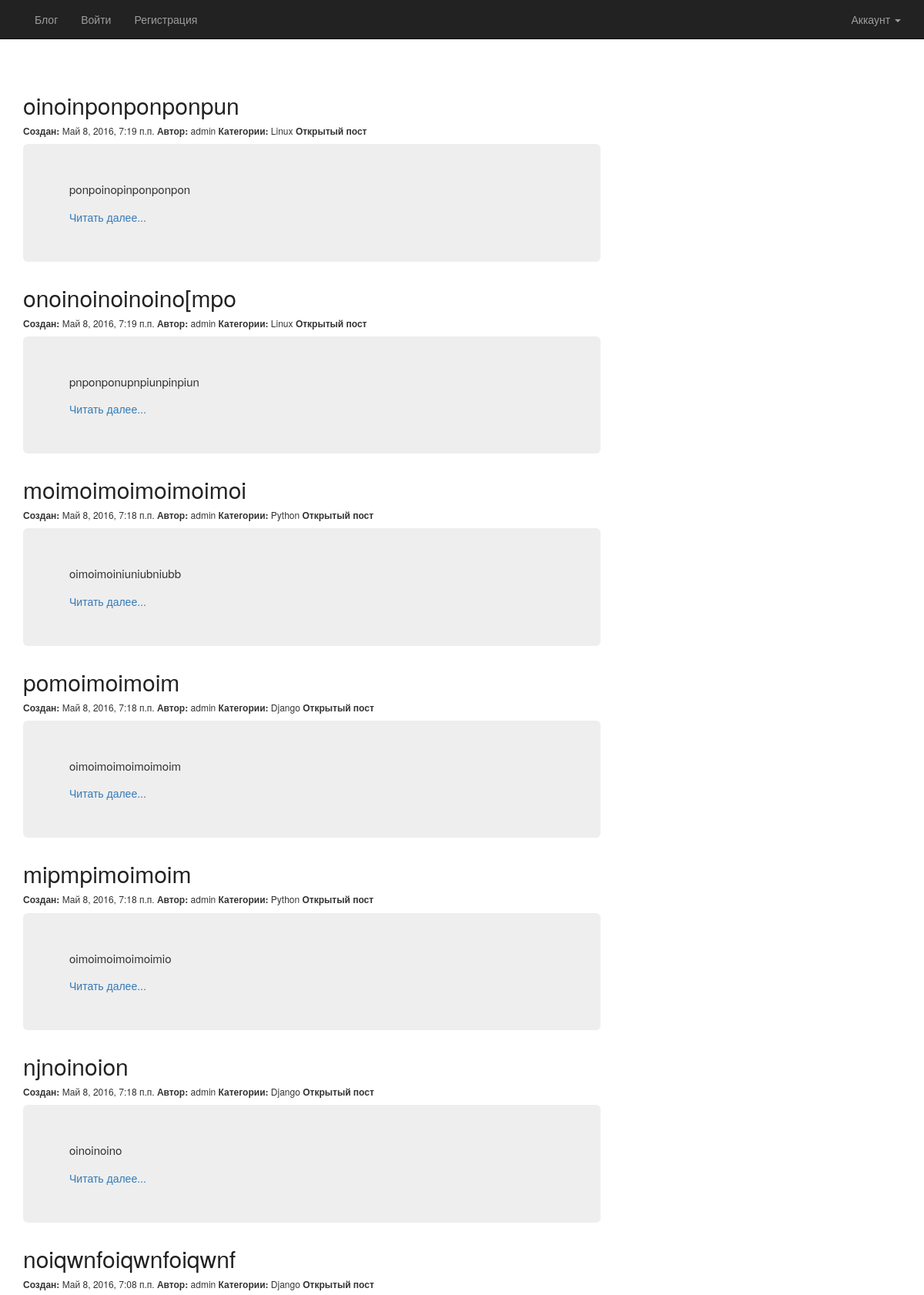
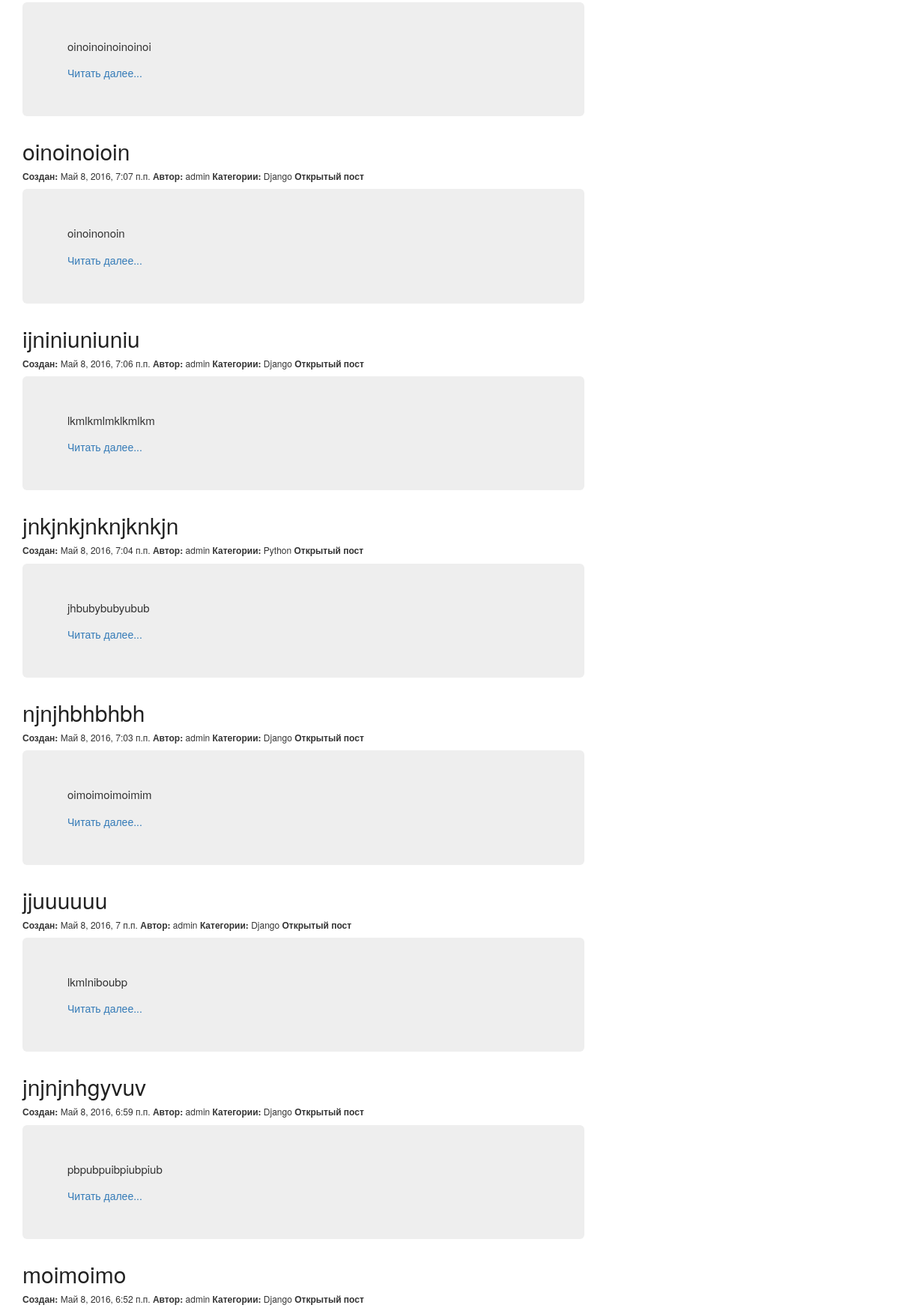
The page / (upper part) on the database its author committed (2 pictures, top to bottom).
### blog/models.py (models this page shows, shortened)
class Article(models.Model):
    article_title = models.CharField(max_length=100)
    article_text = models.TextField()
    article_date_create = models.DateTimeField(default=timezone.now)
    article_date_modify = models.DateTimeField(default=timezone.now)
    article_access = models.BooleanField(default=True)
    article_autor = models.ForeignKey(User)
    article_tag = models.ManyToManyField(Tags)
    article_count = models.ManyToManyField('CountArticle')

class Tags(models.Model):
    tags_name = models.CharField(max_length=50)
    def __str__(self):
        return self.tags_name

### blog/views.py (the view)
# urls.py: url(r'^$', views.HomeView.as_view(), name='home'),
class HomeView(generic.ListView):
    template_name = 'blog/home.html'
    context_object_name = 'post_blog'
    def get_queryset(self):
        return Article.objects.order_by('-article_date_create').all()

### blog/context_processors.py (called while the page is built, shortened)
def total_count(request):
    return {}

### blog/templates/blog/home.html (shortened to what this page needs)
{% load staticfiles %}
<!DOCTYPE html>
<html lang="ru">
<head>
    {% block load_css %}
      <link href="{% static 'blog/css/bootstrap.css' %}" rel="stylesheet">
      <link rel="stylesheet" type="text/css" href="{% static 'blog/style.css' %}">
    {% endblock load_css %}
</head>
<body>
    {% block header %}
      <div class="container-fluit">
          <div class="row">
              <div class="navbar navbar-inverse navbar-fixed-top">
                  <div class="container">
                      <ul class="nav navbar-nav navbar-right">
                        <li class="dropdown">
                          <a class="dropdown-toggle" data-toggle="dropdown" role="button" aria-expanded="false">Аккаунт <span class="caret"></span></a>
                        </li>
                      </ul>
                      <div class="collapse navbar-collapse">
                          <ul class="nav navbar-nav">
                              <li><a href="{% url 'blog:home' %}">Блог</a></li>
                              {% if request.user.is_authenticated %}
                                <li><a href="{% url 'blog:edit' %}">Мои посты</a></li>
                                <li><a href="{% url 'blog:newpost' %}">Новый пост</a></li>
                                <li><a href="{% url 'blog:logout' %}">Выйти</a></li>
                              {% else %}
                                <li><a href="{% url 'blog:login' %}">Войти</a></li>
                                <li><a href="{% url 'blog:reg' %}">Регистрация</a></li>
                              {% endif %}
                          </ul>
                      </div>
                  </div>
              </div>
          </div>
      </div>
    {% endblock header %}
    {% block post %}
      {% if post_blog %}
        <div class="container blog-post">
          <div class="row">
              <div class="col-lg-8 col-md-8">
                        {% for x in post_blog %}
                            <div>
                                <h2 class="article-title">
                                    <a class="article-title" href="{% url 'blog:full' x.id %}"> {{ x.article_title }} </a>
                                </h2>
                            </div>
                            <h6>
                                <b>Создан:</b> {{ x.article_date_create }}
                                <b>Автор:</b> {{ x.article_autor }}
                                <b>Категории:</b>
                                {% for tag in x.article_tag.all %}
                                    {{ tag }}
                                {% endfor %}
                                {% if x.article_access %}
                                  <b>Открытый пост</b>
                                {% else %}
                                  <b>Закрытый пост</b>
                                {% endif %}
                            </h6>
                            <div class="jumbotron">
                                <p class="text-justify">
                                    {{ x.article_text|linebreaksbr|urlize|truncatewords_html:20 }}
                                </p>
                                <a href="{% url 'blog:full' x.id %}">Читать далее...</a>
                            </div>
                        {% endfor %}
            </div>
          </div>
        </div>
    {% endif %}
    {% endblock post %}
</body>
</html>

### blog/static/blog/style.css (style rules this page uses)
body { margin-top: 100px; }
.article-title a, .article-title a:visited { color: #222222; text-decoration: none; }
p.text-justify { font-size: 15px; }

### rows shown on the page
Article: article_title "oinoinponponponpun", article_date_create "Май 8, 2016, 7:19 п.п.", article_autor "admin", article_access "Открытый пост", article_text "ponpoinopinponponpon"
Tags: tags_name "Linux"
Article: article_title "onoinoinoinoino[mpo", article_date_create "Май 8, 2016, 7:19 п.п.", article_autor "admin", article_access "Открытый пост", article_text "pnponponupnpiunpinpiun"
Article: article_title "moimoimoimoimoimoi", article_date_create "Май 8, 2016, 7:18 п.п.", article_autor "admin", article_access "Открытый пост", article_text "oimoimoiniuniubniubb"
Tags: tags_name "Python"
Article: article_title "pomoimoimoim", article_date_create "Май 8, 2016, 7:18 п.п.", article_autor "admin", article_access "Открытый пост", article_text "oimoimoimoimoimoim"
Tags: tags_name "Django"
Article: article_title "mipmpimoimoim", article_date_create "Май 8, 2016, 7:18 п.п.", article_autor "admin", article_access "Открытый пост", article_text "oimoimoimoimoimio"
Article: article_title "njnoinoion", article_date_create "Май 8, 2016, 7:18 п.п.", article_autor "admin", article_access "Открытый пост", article_text "oinoinoino"
Article: article_title "noiqwnfoiqwnfoiqwnf", article_date_create "Май 8, 2016, 7:08 п.п.", article_autor "admin", article_access "Открытый пост", article_text "oinoinoinoinoinoi"
Article: article_title "oinoinoioin", article_date_create "Май 8, 2016, 7:07 п.п.", article_autor "admin", article_access "Открытый пост", article_text "oinoinonoin"
Article: article_title "ijniniuniuniu", article_date_create "Май 8, 2016, 7:06 п.п.", article_autor "admin", article_access "Открытый пост", article_text "lkmlkmlmklkmlkm"
Article: article_title "jnkjnkjnknjknkjn", article_date_create "Май 8, 2016, 7:04 п.п.", article_autor "admin", article_access "Открытый пост", article_text "jhbubybubyubub"
Article: article_title "njnjhbhbhbh", article_date_create "Май 8, 2016, 7:03 п.п.", article_autor "admin", article_access "Открытый пост", article_text "oimoimoimoimim"
Article: article_title "jjuuuuuu", article_date_create "Май 8, 2016, 7 п.п.", article_autor "admin", article_access "Открытый пост", article_text "lkmlniboubp"
Article: article_title "jnjnjnhgyvuv", article_date_create "Май 8, 2016, 6:59 п.п.", article_autor "admin", article_access "Открытый пост", article_text "pbpubpuibpiubpiub"
Article: article_title "moimoimo", article_date_create "Май 8, 2016, 6:52 п.п.", article_autor "admin", article_access "Открытый пост"
